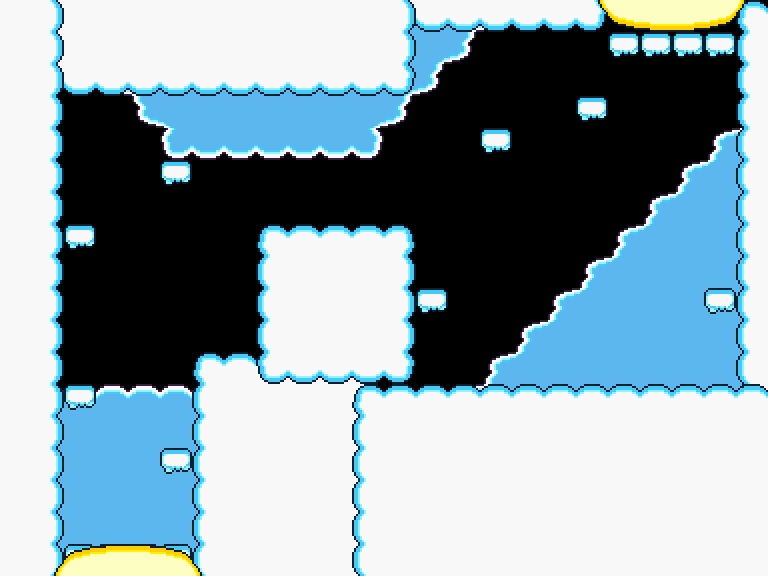

This game map was drawn from its Tiled (.tmx) file and the tilesets committed beside it. A one-line description and the trimmed map source follow:
An orthogonal 24x18 tile map with 32x32 px tiles, 6 tile layers (darkClouds, decorations, blocks, platforms, ...) and 8 objects (4x saw, playerSpawn, playerSpawnDown, playerSpawnUp).

<map version="1.5" tiledversion="1.6.0" orientation="orthogonal" renderorder="right-down" width="24" height="18" tilewidth="32" tileheight="32" infinite="0" nextlayerid="15" nextobjectid="15">
 <editorsettings>
  <export target="skyUpDown.json" format="json" />
 </editorsettings>
 <properties>
  <property name="collides" type="bool" value="true" />
 </properties>
 <tileset firstgid="1" name="skyTileset" tilewidth="32" tileheight="32" tilecount="225" columns="15">
  <image source="skyTileset.png" trans="000000" width="480" height="480" />
  <tile id="0">
   <properties>
    <property name="collides" type="bool" value="true" />
   </properties>
  </tile>
  <tile id="1">
   <properties>
    <property name="collides" type="bool" value="true" />
   </properties>
  </tile>
  <tile id="2">
   <properties>
    <property name="collides" type="bool" value="true" />
   </properties>
  </tile>
  <tile id="10">
   <properties>
    <property name=" collides" type="bool" value="true" />
   </properties>
  </tile>
  <tile id="11">
   <properties>
    <property name=" collides" type="bool" value="true" />
   </properties>
  </tile>
  <tile id="12">
   <properties>
    <property name=" collides" type="bool" value="true" />
   </properties>
  </tile>
  <tile id="13">
   <properties>
    <property name=" collides" type="bool" value="true" />
   </properties>
  </tile>
  <tile id="15">
   <properties>
    <property name="collides" type="bool" value="true" />
   </properties>
  </tile>
  <tile id="16">
   <properties>
    <property name="collides" type="bool" value="true" />
   </properties>
  </tile>
  <tile id="17">
   <properties>
    <property name="collides" type="bool" value="true" />
   </properties>
  </tile>
  <tile id="22">
   <properties>
    <property name=" collides" type="bool" value="true" />
   </properties>
  </tile>
  <tile id="23">
   <properties>
    <property name=" collides" type="bool" value="true" />
   </properties>
  </tile>
  <tile id="25">
   <properties>
    <property name=" collides" type="bool" value="true" />
   </properties>
  </tile>
  <tile id="26">
   <properties>
    <property name=" collides" type="bool" value="true" />
   </properties>
  </tile>
  <tile id="27">
   <properties>
    <property name=" collides" type="bool" value="true" />
   </properties>
  </tile>
  <tile id="28">
   <properties>
    <property name=" collides" type="bool" value="true" />
   </properties>
  </tile>
  <tile id="30">
   <properties>
    <property name="collides" type="bool" value="true" />
   </properties>
  </tile>
  <tile id="31">
   <properties>
    <property name="collides" type="bool" value="true" />
   </properties>
  </tile>
  <tile id="32">
   <properties>
    <property name="collides" type="bool" value="true" />
   </properties>
  </tile>
  <tile id="37">
   <properties>
    <property name=" collides" type="bool" value="true" />
   </properties>
  </tile>
  <tile id="38">
   <properties>
    <property name=" collides" type="bool" value="true" />
   </properties>
  </tile>
  <tile id="45">
   <properties>
    <property name="collides" type="bool" value="true" />
   </properties>
  </tile>
  <tile id="46">
   <properties>
    <property name="collides" type="bool" value="true" />
   </properties>
  </tile>
  <tile id="47">
   <properties>
    <property name="collides" type="bool" value="true" />
   </properties>
  </tile>
  <tile id="52">
   <properties>
    <property name=" collides" type="bool" value="true" />
   </properties>
  </tile>
  <tile id="53">
   <properties>
    <property name=" collides" type="bool" value="true" />
   </properties>
  </tile>
  <tile id="67">
   <properties>
    <property name=" collides" type="bool" value="true" />
   </properties>
  </tile>
  <tile id="68">
   <properties>
    <property name=" collides" type="bool" value="true" />
   </properties>
  </tile>
 </tileset>
 <layer id="9" name="darkClouds" width="24" height="18">
  <data>[432 cells, 138 non-empty, 14 distinct tile ids]</data>
 </layer>
 <layer id="11" name="decorations" width="24" height="18">
  <data>[432 cells, 9 non-empty, 5 distinct tile ids]</data>
 </layer>
 <layer id="14" name="blocks" width="24" height="18">
  <properties>
   <property name="collides" type="bool" value="true" />
  </properties>
  <data>[432 cells, 222 non-empty, 9 distinct tile ids]</data>
 </layer>
 <layer id="2" name="platforms" width="24" height="18">
  <properties>
   <property name="collides" type="bool" value="true" />
  </properties>
  <data>[432 cells, 16 non-empty, 1 distinct tile ids]</data>
 </layer>
 <layer id="3" name="upDoor" width="24" height="18">
  <properties>
   <property name="collides" type="bool" value="true" />
  </properties>
  <data>[432 cells, 6 non-empty, 6 distinct tile ids]</data>
 </layer>
 <layer id="6" name="downDoor" width="24" height="18">
  <properties>
   <property name="collides" type="bool" value="true" />
  </properties>
  <data>[432 cells, 6 non-empty, 6 distinct tile ids]</data>
 </layer>
 <objectgroup id="7" name="playerSpawns">
  <object id="4" name="playerSpawn" x="640" y="64">
   <point />
  </object>
  <object id="6" name="playerSpawnDown" x="96" y="544">
   <point />
  </object>
  <object id="7" name="playerSpawnUp" x="640" y="0">
   <point />
  </object>
 </objectgroup>
 <objectgroup id="10" name="enemySpawns">
  <object id="1" name="saw" x="111.716" y="211.584" width="132.875" height="136.26">
   <ellipse />
  </object>
  <object id="2" name="saw" x="272" y="176">
   <polyline points="0,0 128,0" />
  </object>
  <object id="3" name="saw" x="432" y="272">
   <polygon points="0,0 64,96 224,96 288,0" />
  </object>
  <object id="13" name="saw" x="430.508" y="77.9661" width="133.898" height="133.051">
   <ellipse />
  </object>
  <object id="14" x="378.814" y="634.746">
   <ellipse />
  </object>
 </objectgroup>
</map>
